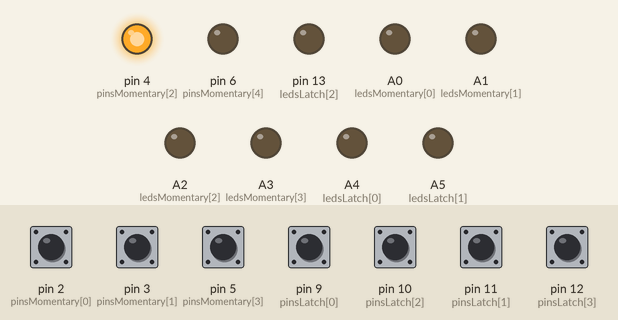
Simulated run of this sketch. Board: Arduino Leonardo, built with avr-gcc and run on an emulated ATmega32U4. Parts: output pins drawn as LEDs (lit = HIGH). Inputs (shaded band) come from the test bench; at power-on: pin 2 (pinsMomentary[0]), pin 3 (pinsMomentary[1]), pin 5 (pinsMomentary[3]), pin 9 (pinsLatch[0]), pin 10 (pinsLatch[2]), pin 11 (pinsLatch[1]), pin 12 (pinsLatch[3]) HIGH.

Above: at 5.2 s.
5.3 s: pin 2 (pinsMomentary[0]) pulled LOW for 0.15 s
At 6.5 s:
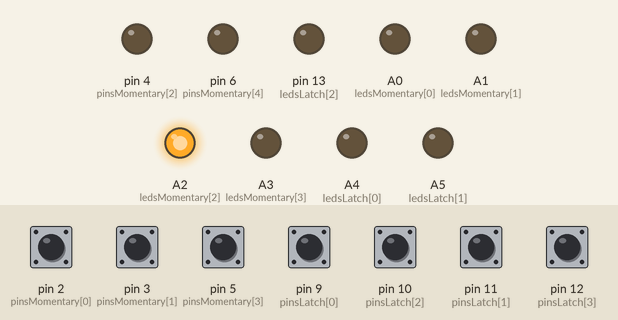
6.9 s: pin 3 (pinsMomentary[1]) pulled LOW for 0.15 s
At 7.8 s:
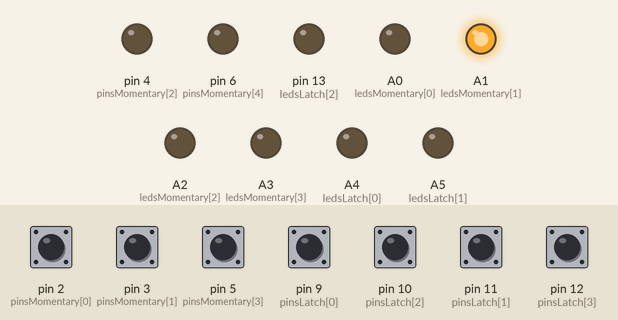
8.5 s: pin 5 (pinsMomentary[3]) pulled LOW for 0.15 s
At 9.1 s:
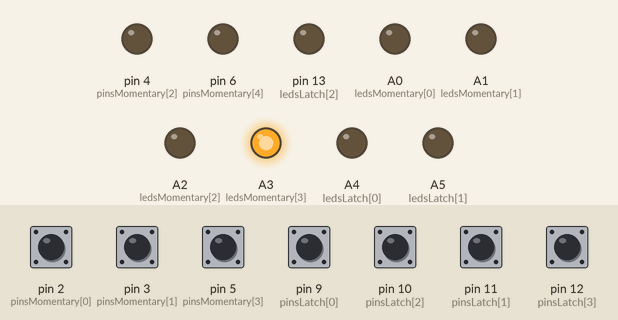
10.1 s: pin 9 (pinsLatch[0]) pulled LOW for 0.15 s
At 11.1 s:
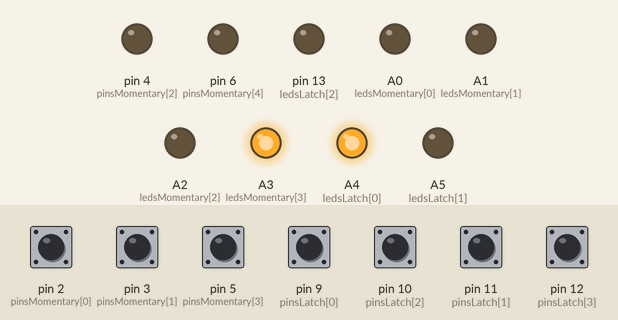
11.7 s: pin 10 (pinsLatch[2]) pulled LOW for 0.15 s
At 12.4 s:
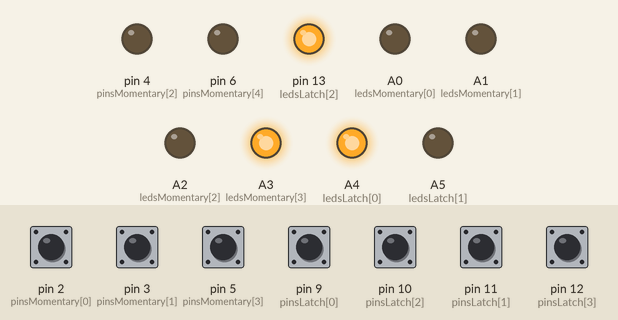
13.3 s: pin 11 (pinsLatch[1]) pulled LOW for 0.15 s
At 13.7 s:
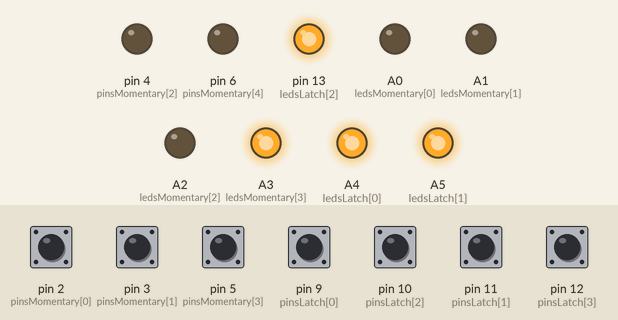
Timing chart, 0 to 15.9 s (numbered marks = the images above; inputs shaded):
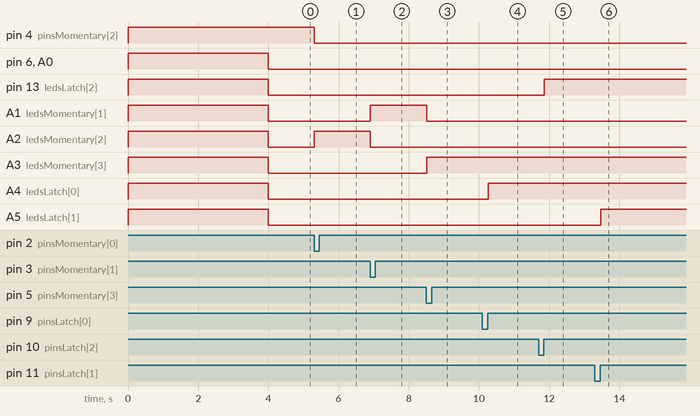

Measured:
- after the input at 5.3 s, pin 4 (pinsMomentary[2]): HIGH → LOW at once; A2 (ledsMomentary[2]): LOW → HIGH at once
- after the input at 6.9 s, A1 (ledsMomentary[1]): LOW → HIGH at once; A2 (ledsMomentary[2]): HIGH → LOW at once
- after the input at 8.5 s, A1 (ledsMomentary[1]): HIGH → LOW at once; A3 (ledsMomentary[3]): LOW → HIGH at once
- after the input at 10.1 s, A4 (ledsLatch[0]): LOW → HIGH after 0.16 s
- after the input at 11.7 s, pin 13 (ledsLatch[2]): LOW → HIGH after 0.16 s
- after the input at 13.3 s, A5 (ledsLatch[1]): LOW → HIGH after 0.16 s

The sketch:

KPP_Nano.ino
```cpp
// Déclaration des broches
const int pinsMomentary[] = {2, 3, 4, 5, 6, 7, 8}; // Boutons momentanés
const int ledsMomentary[] = {A0, A1, A2, A3, A6}; // LEDs associées aux boutons 2 à 6

const int pinsLatch[] = {9, 11, 10, 12}; // Boutons latch
const int ledsLatch[] = {A4, A5, 13, A7}; // LEDs associées aux boutons latch

// Variables d'état des boutons
int lastStateMomentary[7] = {HIGH, HIGH, HIGH, HIGH, HIGH, HIGH, HIGH};
int lastStateLatch[4] = {HIGH, HIGH, HIGH, HIGH};
int retainedStateLatch[4] = {LOW, LOW, LOW, LOW};  // État mémorisé des boutons latch
int activeLed = -1;  // Stocke la LED actuellement allumée

void setup() {
  Serial1.begin(9600);  // UART avec l'Arduino Micro Pro

  pinMode(A4, OUTPUT);
  pinMode(A5, OUTPUT);

  for (int i = 0; i < 7; i++) {
    pinMode(pinsMomentary[i], INPUT_PULLUP);
  }

  for (int i = 0; i < 5; i++) {
    pinMode(ledsMomentary[i], OUTPUT);
    digitalWrite(ledsMomentary[i], HIGH); // Allume toutes les LEDs au démarrage pour test
  }

  for (int i = 0; i < 4; i++) {
    pinMode(pinsLatch[i], INPUT_PULLUP);
    pinMode(ledsLatch[i], OUTPUT);
    digitalWrite(ledsLatch[i], HIGH);  // LEDs latch éteintes au départ
  }

  delay(4000);  // Attendre 2 secondes pour voir si elles s’allument
  for (int i = 0; i < 5; i++) {
    digitalWrite(ledsMomentary[i], LOW);
      // Puis les éteindre
  }

  for (int i = 0; i < 4; i++) {
    digitalWrite(ledsLatch[i], LOW);  // LEDs latch éteintes au départ
  }
}

void loop() {
  bool momentaryPressed = false;

  // 🔹 Gestion des boutons momentanés (D2 à D8)
  for (int i = 0; i < 5; i++) {  // Seuls les boutons 2 à 6 sont pris en compte
    int currentState = digitalRead(pinsMomentary[i]);

    if (currentState == LOW && lastStateMomentary[i] == HIGH) {  // Détection de l'appui
      momentaryPressed = true; // Un bouton momentary a été pressé
      if (activeLed != -1) {
        digitalWrite(ledsMomentary[activeLed], LOW);  // Éteint l'ancienne LED
      }
      digitalWrite(ledsMomentary[i], HIGH);  // Allume la nouvelle LED
      activeLed = i;  // Met à jour la LED active

      // Envoi du message via Serial1
      Serial1.print(pinsMomentary[i]);
      Serial1.print(";");
      Serial1.println(currentState);
    }

    lastStateMomentary[i] = currentState;
  }

  // 🔹 Gestion des boutons latch (D9 à D12)
  for (int i = 0; i < 4; i++) {
    int currentState = digitalRead(pinsLatch[i]);

    // Détection du relâchement du bouton (passage LOW → HIGH)
    if (currentState == HIGH && lastStateLatch[i] == LOW) {
      retainedStateLatch[i] = !retainedStateLatch[i];  // Inversion de l'état mémorisé
      digitalWrite(ledsLatch[i], retainedStateLatch[i]);  // Allume ou éteint la LED correspondante

      // Envoi du message via Serial1
      Serial1.print(pinsLatch[i]);
      Serial1.print(";");
      Serial1.println(retainedStateLatch[i]);
    }

    lastStateLatch[i] = currentState;  // Mise à jour de l'état précédent
  }

  // 🔹 Extinction des LEDs latch si un bouton momentary est pressé
  if (momentaryPressed) {
    for (int i = 0; i < 4; i++) {
      digitalWrite(ledsLatch[i], LOW);
      retainedStateLatch[i] = LOW;
    }
  }

  delay(50);  // Petit délai pour éviter les rebonds excessifs
}
```
